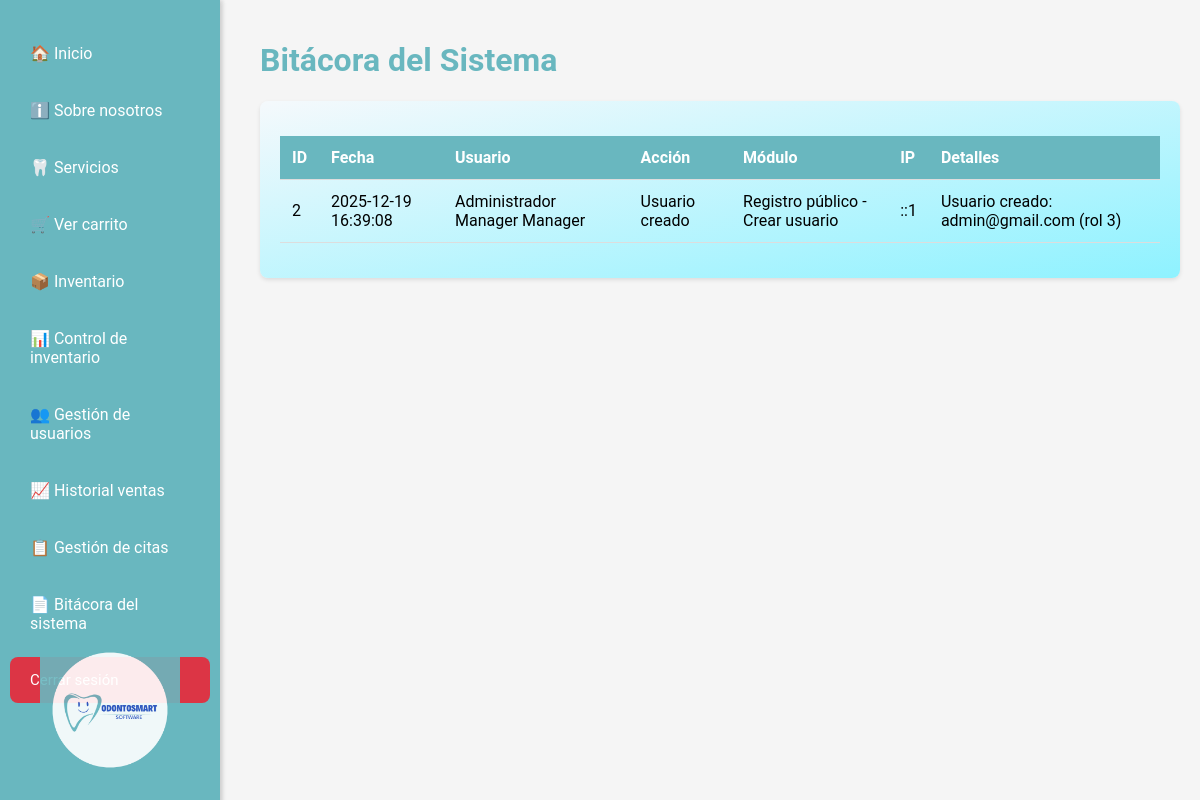
The page /modulos/bitacora/bitacora_sistema.php (signed in) on the database its author committed.
### tables this page shows
CREATE TABLE `bitacoras` (
  `id_bitacora` bigint NOT NULL,
  `id_usuario` int DEFAULT NULL,
  `accion` varchar(100) NOT NULL,
  `modulo` varchar(100) DEFAULT NULL,
  `fecha` datetime DEFAULT CURRENT_TIMESTAMP,
  `ip` varchar(45) DEFAULT NULL,
  `user_agent` varchar(255) DEFAULT NULL,
  `detalles` text
);

### modulos/bitacora/bitacora_sistema.php (the view, shortened to what this page needs)
<?php
require '../../config/conexion.php';
$bitacoras = [];
try {
    $sql = "
        SELECT
            b.id_bitacora,
            b.fecha,
            b.accion,
            b.modulo,
            b.ip,
            b.user_agent,
            b.detalles,
            CONCAT(
                u.nombre,
                ' ',
                COALESCE(u.apellido1, ''),
                ' ',
                COALESCE(u.apellido2, '')
            ) AS usuario
        FROM bitacoras b
        LEFT JOIN usuarios u ON b.id_usuario = u.id_usuario
        ORDER BY b.fecha DESC
        LIMIT 200
    ";
    $resultado = $conn->query($sql);
    $bitacoras = $resultado->fetch_all(MYSQLI_ASSOC);
} catch (Throwable $e) {
    $errorCarga = true;
}
?>
<!DOCTYPE html>
<html lang="es">
<head>
    <link rel="stylesheet" href="../../assets/css/sidebar.css">
    <link rel="stylesheet" href="../../assets/css/bitacora_sistema.css">
</head>
<body>
<div class="sidebar">
    <?php include('../../views/sidebar.php'); ?>
</div>
<div class="content">
    <h1 style="color:#69B7BF;">Bitácora del Sistema</h1>
    <div class="seccion">
        <table>
            <thead>
                <tr>
                    <th>ID</th>
                    <th>Fecha</th>
                    <th>Usuario</th>
                    <th>Acción</th>
                    <th>Módulo</th>
                    <th>IP</th>
                    <th>Detalles</th>
                </tr>
            </thead>
            <tbody>
                <?php foreach ($bitacoras as $b): ?>
                <tr>
                    <td><?= $b['id_bitacora'] ?></td>
                    <td><?= $b['fecha'] ?></td>
                    <td><?= htmlspecialchars($b['usuario'] ?? 'Sistema') ?></td>
                    <td><?= htmlspecialchars($b['accion']) ?></td>
                    <td><?= htmlspecialchars($b['modulo'] ?? '-') ?></td>
                    <td><?= htmlspecialchars($b['ip'] ?? '-') ?></td>
                    <td><?= htmlspecialchars($b['detalles'] ?? '-') ?></td>
                </tr>
                <?php endforeach; ?>
            </tbody>
        </table>
    </div>
</div>
</body>
</html>

### assets/css/sidebar.css (style rules this page uses)
.sidebar { width: 220px; background-color: #69B7BF; height: 100vh; padding-top: 20px; position: fixed; box-shadow: 2px 0 5px rgba(0,0,0,0.1); transition: width 0.3s ease; top: 0; left: 0; }

### assets/css/bitacora_sistema.css (style rules this page uses)
body { font-family: 'Roboto', Arial, sans-serif; margin: 0; padding: 0; background: #f5f5f5; }
.content { margin-left: 240px; padding: 20px; }
.seccion { background: linear-gradient(to bottom right, #f5f9fc, #8ef2ffff); padding: 20px; margin: 15px 0; border-radius: 8px; box-shadow: 0 2px 4px rgba(0,0,0,0.1); }
table { width: 100%; border-collapse: collapse; margin: 15px 0; }
th, td { padding: 12px; text-align: left; border-bottom: 1px solid #ddd; }
th { background: #69B7BF; color: white; }

### rows shown on the page
bitacoras: id_bitacora "2", fecha "2025-12-19 16:39:08", usuario "Administrador Manager Manager", accion "Usuario creado", modulo "Registro público - Crear usuario", ip "::1", detalles "Usuario creado: admin@gmail.com (rol 3)"
